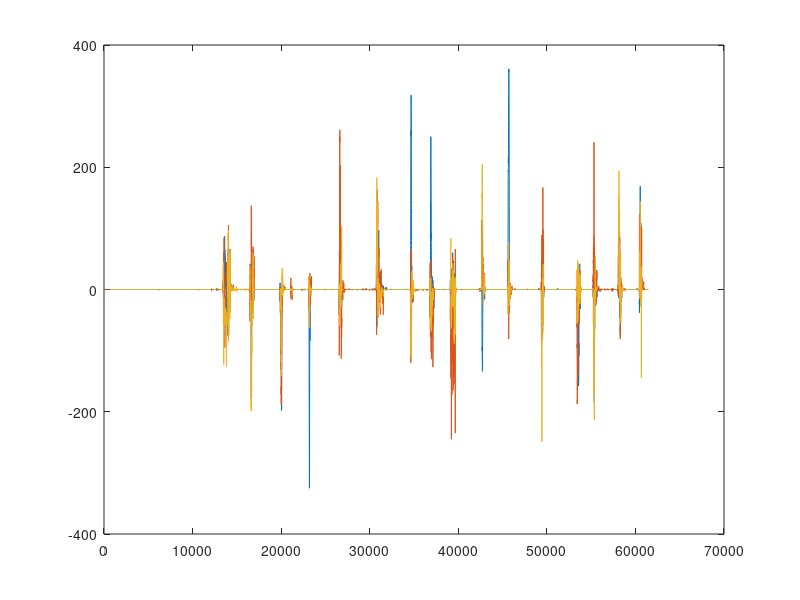
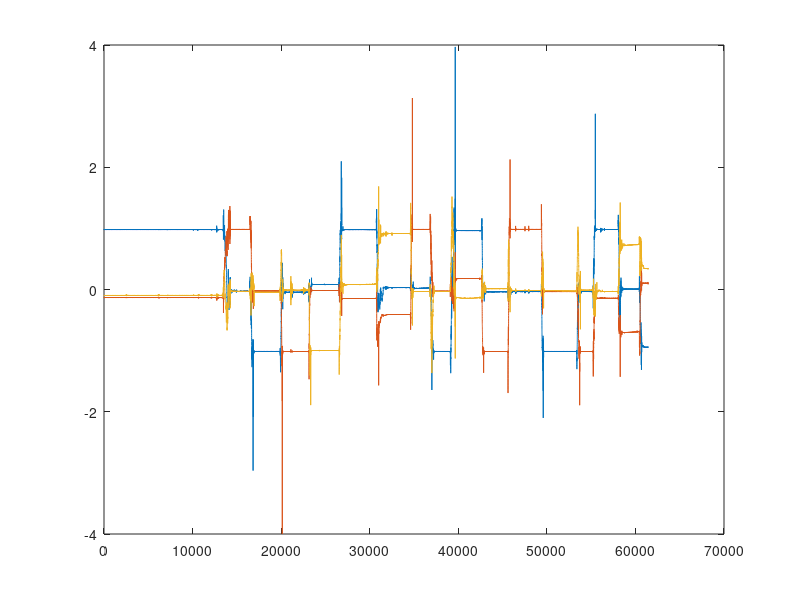

MATLAB code for these plots, in order:
clear all;
% load('caldata.mat')
cal_data = dlmread('text.txt');
dt = 1/200;
time = dt:dt:(length(cal_data))*dt;time = time';
data = [time, cal_data];


m=size(data,1);
for i=1:m
%      data(i,2:4)=(Ta*Ka*(data(i,2:4)'+Ba))';
%      data(i,5:7)=(Tg*Kg*(data(i,5:7)'+Bg))';
     
     
   
end

acc = data(:,2:4);
gyro = data(:,5:7);

figure;plot(gyro);
figure;plot(acc);
